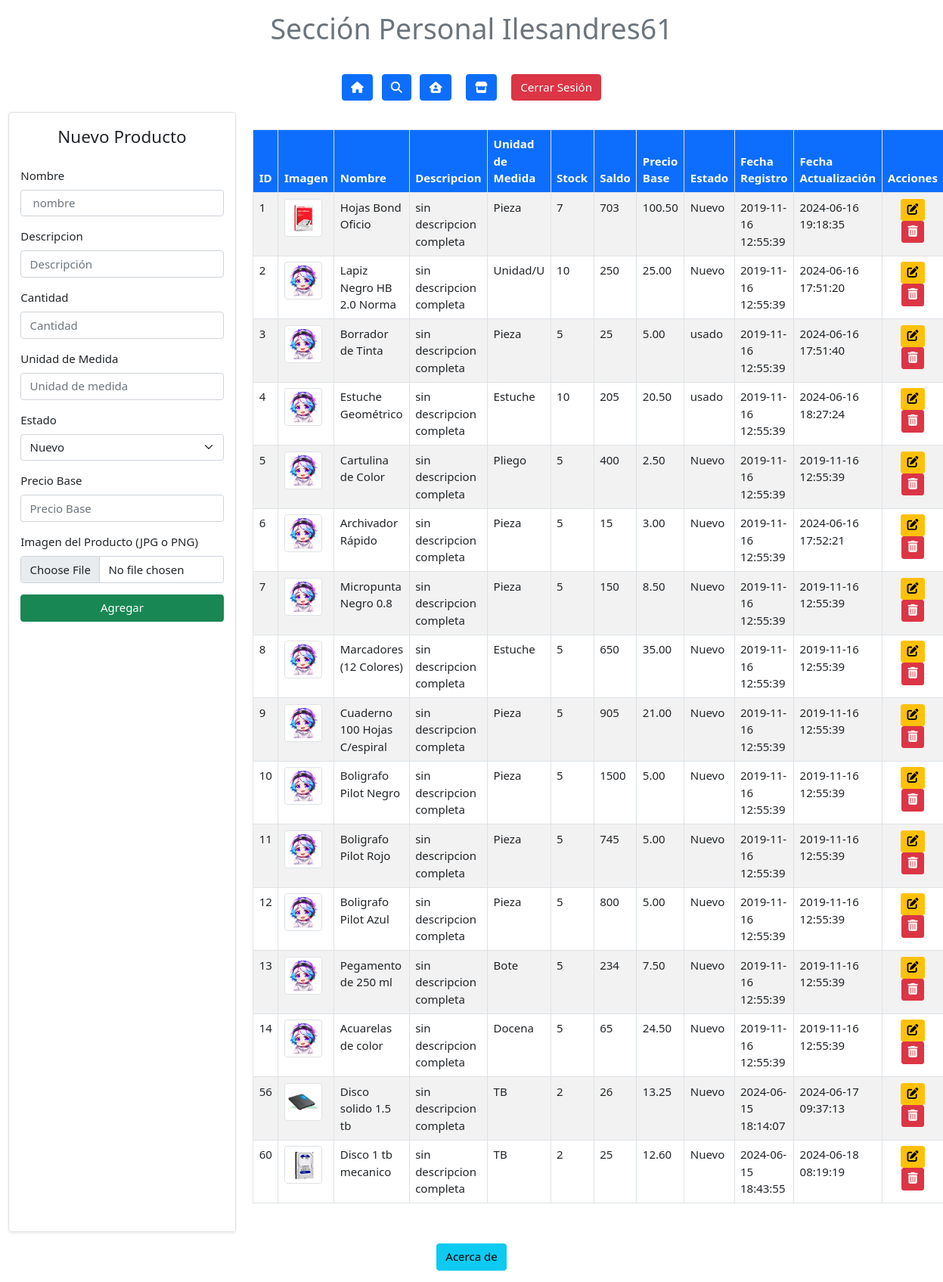
/php/pantallas/user.php (signed in), run on the app's committed database.
### tables this page shows
CREATE TABLE `producto` (
  `id` int(11) NOT NULL AUTO_INCREMENT,
  `descripcion` varchar(150) NOT NULL,
  descripcion_complete tinytext default 'sin descripcion completa',
  `stock` int(20) NOT NULL DEFAULT 5,
  `unidadMedida` varchar(25) NOT NULL,
  `saldo` double(11,0) NOT NULL,
  `precioBase` decimal(18,2) NOT NULL,
  `fechaRegistro` timestamp NOT NULL DEFAULT current_timestamp(),
  `fechaActualizacion` timestamp NULL DEFAULT NULL,
  `img` varchar(400) NOT NULL DEFAULT 'back.png',
  `idUsuario` int(11) DEFAULT 1,
  `estado` int(11) DEFAULT 1,
  `categoria` int(11) DEFAULT 1,
  PRIMARY KEY (`id`),
  KEY `fk_producto_usuario` (`idUsuario`),
  KEY `fk_producto_estadoproducto` (`estado`),
  CONSTRAINT `fk_producto_estadoproducto` FOREIGN KEY (`estado`) REFERENCES `estadoproducto` (`idestadoProducto`),
  CONSTRAINT `fk_producto_usuario` FOREIGN KEY (`idUsuario`) REFERENCES `usuario` (`idUsuario`)
);

CREATE TABLE `estadoproducto` (
  `idestadoProducto` int(11) NOT NULL AUTO_INCREMENT,
  `estado` varchar(25) NOT NULL,
  PRIMARY KEY (`idestadoProducto`)
);

### php/pantallas/user.php (the view, shortened to what this page needs)
<!DOCTYPE html>
<html lang="es">
<head>
    <link href="https://cdn.jsdelivr.net/npm/bootstrap@5.0.2/dist/css/bootstrap.min.css" rel="stylesheet">
    <link rel="stylesheet" href="/css/user.css">
</head>
<body class="hidden">
    <header class="text-center py-3">
        <h1 class="text-center text-secondary font-weight-bold ">Sección Personal <?=$_SESSION['usuario'].$_SESSION['user_id']?></h1>
    </header>
    <nav class="text-center my-3">
        <button class="btn btn-primary mx-2" title="inicio" onclick="window.location='/index.php'"><i class="fa-solid fa-house"></i></button>
        <a class="btn btn-primary" data-bs-toggle="modal" title="buscar" href="#exampleModalToggle" role="button"><i class="fa-solid fa-magnifying-glass"></i></a>
        <buttom class="btn btn-primary mx-2 " title="perfil" onclick="perfil()"><i class="fa-solid fa-house-user"></i></buttom>
        <buttom class="btn btn-primary mx-2 " title="vender" onclick="window.location.href='/php/pantallas/vender.php'"><i class="fa-solid fa-store"></i></buttom>
        <button class="btn btn-danger mx-2" title="cerrar sesion" onclick="cerrarSesion()">Cerrar Sesión</button>
    </nav>
    <div class="container-fluid row">
    <form class="col-3 p-3 border rounded shadow-sm" method="POST" enctype="multipart/form-data">
            <fieldset>
                <legend class="text-center">Nuevo Producto</legend>
                <?php
                require_once '../controladores/nuevoproducto.php';
                ?>
                <div class="mb-3">
                    <label for="nombre" class="form-label"> Nombre</label>
                    <input type="text" id="nombre" name="nombre" class="form-control"
                        placeholder=" nombre">
                </div>
                <div class="mb-3">
                    <label for="descripcion" class="form-label"> Descripcion </label>
                    <input type="text" id="descripcion" name="descripcion" class="form-control"
                        placeholder="Descripción ">
                </div>
                <div class="mb-3">
                    <label for="cantidad" class="form-label">Cantidad</label>
                    <input type="number" id="cantidad" name="cantidad" class="form-control" placeholder="Cantidad">
                </div>
                <div class="mb-3">
                    <label for="medida" class="form-label">Unidad de Medida</label>
                    <input type="text" id="medida" name="medida" class="form-control" placeholder="Unidad de medida">
                </div>
                <div class="mb-3">
                    <label for="estadoSelect" class="form-label">Estado</label>
                    <select id="estadoSelect" name="estado" class="form-select">
                        <?php
                        $es = $conn->query('select *from estadoproducto');
                        if ($es->num_rows > 0) {
                            while ($estado = $es->fetch_assoc()) {
                        ?>
                        <option value="<?= $estado['idestadoProducto'] ?>"><?= $estado['estado'] ?></option>
                        <?php
                            }
                        }
                        ?>
                    </select>
                </div>
                <div class="mb-3">
                    <label for="precioBase" class="form-label" step="any">Precio Base</label>
                    <input type="decimal" name="precioBase" id="precioBase" class="form-control"
                        placeholder="Precio Base">
                </div>
                <div class="mb-3">
                    <label for="formFile" class="form-label">Imagen del Producto (JPG o PNG)</label>
                    <input class="form-control" type="file" name="img" id="formFile" >
                </div>
                <button type="buttom" name="btnregistrar" value="ok" class="btn btn-success w-100" >Agregar</button>
            </fieldset>
        </form>
        <div class="col-8 p-4">
        <?php
            require_once '../controladores/eliminarProducto.php'
        ?>
            <table class="table table-striped table-hover table-bordered">
                <thead class="bg-primary text-white">
                    <tr>
                        <th scope="col">ID</th>
                        <th scope="col">Imagen</th>
                        <th scope="col">Nombre</th>
                        <th scope="col">Descripcion</th>
                        <th scope="col">Unidad de Medida</th>
                        <th scope="col">Stock</th>
                        <th scope="col">Saldo</th>
                        <th scope="col">Precio Base</th>
                        <th scope="col">Estado</th>
                        <th scope="col">Fecha Registro</th>
                        <th scope="col">Fecha Actualización</th>
                        <th scope="col">Acciones</th>
                    </tr>
                </thead>
                <tbody>
                    <?php
                    $sql = ' select producto.id, producto.img ,producto.descripcion,producto.unidadMedida,producto.stock,
                            producto.saldo ,producto.precioBase, estadoproducto.estado,producto.fechaRegistro,
                            producto.fechaActualizacion,producto.idUsuario,producto.descripcion_complete
                            from producto
                            inner join estadoproducto on producto.estado=estadoproducto.idestadoProducto  order by 1';
                    $result = $conn->query($sql);
                    if ($result->num_rows > 0) {
                        while ($datos = $result->fetch_assoc()) {
                            ?>
                            <tr>
                                <td><?= $datos['id'] ?></td>
                                <td><img src="/img/<?= $datos['img'] ?>" alt="img" class="img-thumbnail" width="60"></td>
                                <td><?= $datos['descripcion'] ?></td>
                                <td><?= $datos['descripcion_complete']?></td>
                                <td><?= $datos['unidadMedida'] ?></td>
                                <td><?= $datos['stock']?></td>
                                <td><?= $datos['saldo'] ?></td>
                                <td><?= $datos['precioBase'] ?></td>
                                <td><?= $datos['estado'] ?></td>
                                <td><?= $datos['fechaRegistro'] ?></td>
                                <td><?= $datos['fechaActualizacion'] ?></td>
                                <td class="text-center">
                                    <a href="/php/pantallas/modifyProduct.php?id=<?=$datos['id']?>" class="btn btn-warning btn-sm"><i class="fa-solid fa-pen-to-square"></i></a>
                                    <a href="/php/pantallas/user.php?id=<?=$datos['id']?>&&img=<?=$datos['img']?>&&page=user" class="btn btn-danger btn-sm"><i class="fa-solid fa-trash-can"></i></a>
                                </td>
                            </tr>
                            <?php
                        }
                    } else {
                        echo "<tr><td colspan='10' class='text-center'>0 resultados</td></tr>";
                    }
                    ?>
                </tbody>
            </table>
        </div>
    </div>
    <footer class="text-center py-3">
        <button class="btn btn-info">Acerca de</button>
    </footer>
</body>
</html>

### css/user.css (style rules this page uses)
* { font-size: 15px; }

### data on the page
producto: id "1", img (picture), descripcion "Hojas Bond Oficio", descripcion_complete "sin descripcion completa", unidadMedida "Pieza", stock "7", saldo "703", precioBase "100.50", estado.estado "Nuevo", fechaRegistro "2019-11-16 12:55:39", fechaActualizacion "2024-06-16 19:18:35"
producto: id "2", img (placeholder picture), descripcion "Lapiz Negro HB 2.0 Norma", descripcion_complete "sin descripcion completa", unidadMedida "Unidad/U", stock "10", saldo "250", precioBase "25.00", estado.estado "Nuevo", fechaRegistro "2019-11-16 12:55:39", fechaActualizacion "2024-06-16 17:51:20"
producto: id "3", img (placeholder picture), descripcion "Borrador de Tinta", descripcion_complete "sin descripcion completa", unidadMedida "Pieza", stock "5", saldo "25", precioBase "5.00", estado.estado "usado", fechaRegistro "2019-11-16 12:55:39", fechaActualizacion "2024-06-16 17:51:40"
producto: id "4", img (placeholder picture), descripcion "Estuche Geométrico", descripcion_complete "sin descripcion completa", unidadMedida "Estuche", stock "10", saldo "205", precioBase "20.50", estado.estado "usado", fechaRegistro "2019-11-16 12:55:39", fechaActualizacion "2024-06-16 18:27:24"
producto: id "5", img (placeholder picture), descripcion "Cartulina de Color", descripcion_complete "sin descripcion completa", unidadMedida "Pliego", stock "5", saldo "400", precioBase "2.50", estado.estado "Nuevo", fechaRegistro "2019-11-16 12:55:39", fechaActualizacion "2019-11-16 12:55:39"
producto: id "6", img (placeholder picture), descripcion "Archivador Rápido", descripcion_complete "sin descripcion completa", unidadMedida "Pieza", stock "5", saldo "15", precioBase "3.00", estado.estado "Nuevo", fechaRegistro "2019-11-16 12:55:39", fechaActualizacion "2024-06-16 17:52:21"
producto: id "7", img (placeholder picture), descripcion "Micropunta Negro 0.8", descripcion_complete "sin descripcion completa", unidadMedida "Pieza", stock "5", saldo "150", precioBase "8.50", estado.estado "Nuevo", fechaRegistro "2019-11-16 12:55:39", fechaActualizacion "2019-11-16 12:55:39"
producto: id "8", img (placeholder picture), descripcion "Marcadores (12 Colores)", descripcion_complete "sin descripcion completa", unidadMedida "Estuche", stock "5", saldo "650", precioBase "35.00", estado.estado "Nuevo", fechaRegistro "2019-11-16 12:55:39", fechaActualizacion "2019-11-16 12:55:39"
producto: id "9", img (placeholder picture), descripcion "Cuaderno 100 Hojas C/espiral", descripcion_complete "sin descripcion completa", unidadMedida "Pieza", stock "5", saldo "905", precioBase "21.00", estado.estado "Nuevo", fechaRegistro "2019-11-16 12:55:39", fechaActualizacion "2019-11-16 12:55:39"
producto: id "10", img (placeholder picture), descripcion "Boligrafo Pilot Negro", descripcion_complete "sin descripcion completa", unidadMedida "Pieza", stock "5", saldo "1500", precioBase "5.00", estado.estado "Nuevo", fechaRegistro "2019-11-16 12:55:39", fechaActualizacion "2019-11-16 12:55:39"
producto: id "11", img (placeholder picture), descripcion "Boligrafo Pilot Rojo", descripcion_complete "sin descripcion completa", unidadMedida "Pieza", stock "5", saldo "745", precioBase "5.00", estado.estado "Nuevo", fechaRegistro "2019-11-16 12:55:39", fechaActualizacion "2019-11-16 12:55:39"
producto: id "12", img (placeholder picture), descripcion "Boligrafo Pilot Azul", descripcion_complete "sin descripcion completa", unidadMedida "Pieza", stock "5", saldo "800", precioBase "5.00", estado.estado "Nuevo", fechaRegistro "2019-11-16 12:55:39", fechaActualizacion "2019-11-16 12:55:39"
producto: id "13", img (placeholder picture), descripcion "Pegamento de 250 ml", descripcion_complete "sin descripcion completa", unidadMedida "Bote", stock "5", saldo "234", precioBase "7.50", estado.estado "Nuevo", fechaRegistro "2019-11-16 12:55:39", fechaActualizacion "2019-11-16 12:55:39"
producto: id "14", img (placeholder picture), descripcion "Acuarelas de color", descripcion_complete "sin descripcion completa", unidadMedida "Docena", stock "5", saldo "65", precioBase "24.50", estado.estado "Nuevo", fechaRegistro "2019-11-16 12:55:39", fechaActualizacion "2019-11-16 12:55:39"
producto: id "56", img (picture), descripcion "Disco solido 1.5 tb", descripcion_complete "sin descripcion completa", unidadMedida "TB", stock "2", saldo "26", precioBase "13.25", estado.estado "Nuevo", fechaRegistro "2024-06-15 18:14:07", fechaActualizacion "2024-06-17 09:37:13"
producto: id "60", img (picture), descripcion "Disco 1 tb mecanico", descripcion_complete "sin descripcion completa", unidadMedida "TB", stock "2", saldo "25", precioBase "12.60", estado.estado "Nuevo", fechaRegistro "2024-06-15 18:43:55", fechaActualizacion "2024-06-18 08:19:19"

### other printed values
$_SESSION['usuario'] "Ilesandres6"
$_SESSION['user_id'] "1"
form field estado "Nuevo"
